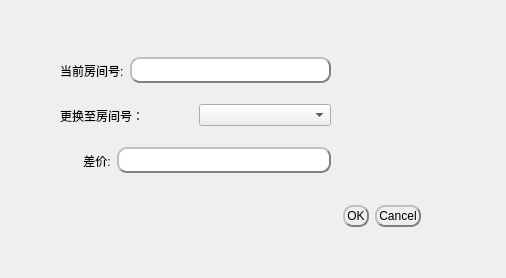
<?xml version="1.0" encoding="UTF-8"?>
<ui version="4.0">
 <class>transRoom</class>
 <widget class="QDialog" name="transRoom">
  <property name="geometry">
   <rect>
    <x>0</x>
    <y>0</y>
    <width>506</width>
    <height>278</height>
   </rect>
  </property>
  <property name="windowTitle">
   <string>Dialog</string>
  </property>
  <property name="styleSheet">
   <string notr="true">QPushButton{border-width:2px;
border-color:gray;
border-radius:10px;
padding:2px;
border-style:outset;
}
QPushButton:pressed{
background-color: rgb(91, 85, 255);
}

QLineEdit{
border-style:outset;
border-width:2px;
border-radius:10px;
border-color:gray;
padding:3px;
}</string>
  </property>
  <widget class="QDialogButtonBox" name="buttonBox">
   <property name="geometry">
    <rect>
     <x>80</x>
     <y>200</y>
     <width>341</width>
     <height>32</height>
    </rect>
   </property>
   <property name="orientation">
    <enum>Qt::Horizontal</enum>
   </property>
   <property name="standardButtons">
    <set>QDialogButtonBox::Cancel|QDialogButtonBox::Ok</set>
   </property>
  </widget>
  <widget class="QWidget" name="layoutWidget">
   <property name="geometry">
    <rect>
     <x>60</x>
     <y>50</y>
     <width>271</width>
     <height>41</height>
    </rect>
   </property>
   <layout class="QHBoxLayout" name="horizontalLayout">
    <item>
     <widget class="QLabel" name="curRoomIdLabel">
      <property name="text">
       <string>当前房间号:</string>
      </property>
     </widget>
    </item>
    <item>
     <widget class="QLineEdit" name="curRoomIdEdit"/>
    </item>
   </layout>
  </widget>
  <widget class="QWidget" name="layoutWidget">
   <property name="geometry">
    <rect>
     <x>60</x>
     <y>100</y>
     <width>271</width>
     <height>31</height>
    </rect>
   </property>
   <layout class="QHBoxLayout" name="horizontalLayout_2">
    <item>
     <widget class="QLabel" name="TransRoomLabel">
      <property name="text">
       <string>更换至房间号：</string>
      </property>
     </widget>
    </item>
    <item>
     <widget class="QComboBox" name="TransRoomBox"/>
    </item>
   </layout>
  </widget>
  <widget class="QWidget" name="layoutWidget">
   <property name="geometry">
    <rect>
     <x>60</x>
     <y>140</y>
     <width>271</width>
     <height>41</height>
    </rect>
   </property>
   <layout class="QHBoxLayout" name="horizontalLayout_3">
    <item>
     <widget class="QLabel" name="diffLabel">
      <property name="text">
       <string>       差价:</string>
      </property>
     </widget>
    </item>
    <item>
     <widget class="QLineEdit" name="diffEdit"/>
    </item>
   </layout>
  </widget>
 </widget>
 <resources/>
 <connections>
  <connection>
   <sender>buttonBox</sender>
   <signal>accepted()</signal>
   <receiver>transRoom</receiver>
   <slot>accept()</slot>
   <hints>
    <hint type="sourcelabel">
     <x>248</x>
     <y>254</y>
    </hint>
    <hint type="destinationlabel">
     <x>157</x>
     <y>274</y>
    </hint>
   </hints>
  </connection>
  <connection>
   <sender>buttonBox</sender>
   <signal>rejected()</signal>
   <receiver>transRoom</receiver>
   <slot>reject()</slot>
   <hints>
    <hint type="sourcelabel">
     <x>316</x>
     <y>260</y>
    </hint>
    <hint type="destinationlabel">
     <x>286</x>
     <y>274</y>
    </hint>
   </hints>
  </connection>
 </connections>
</ui>
